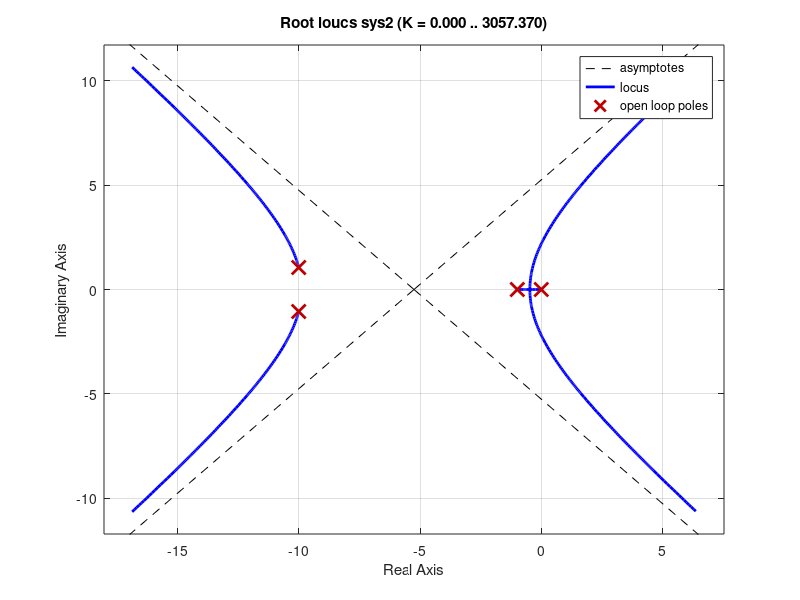
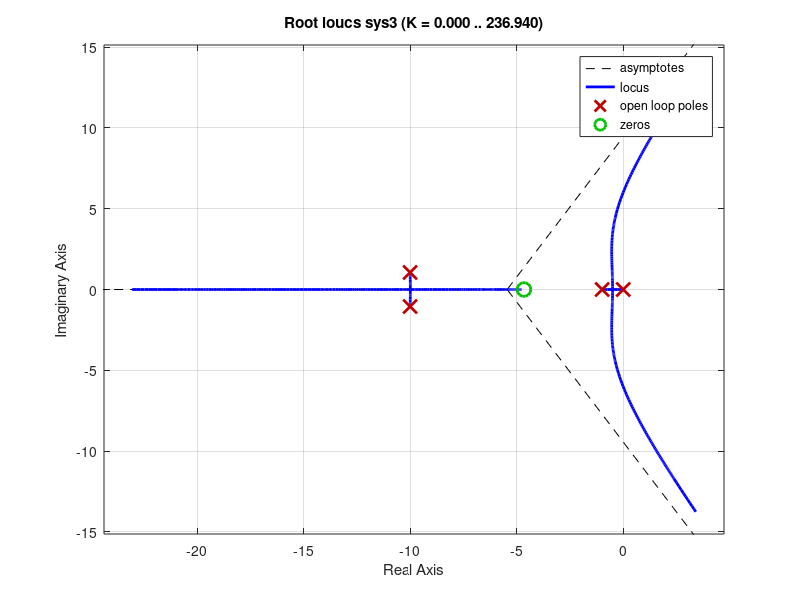

Source code (MATLAB) for these figures, in order:
% CA 6
%Uncompensated design
%Step 1
ognum = [0.4, 8, 40];
ogden = [1, 21, 120, 100, 20];
CLTFOG = tf(ognum, ogden);
figure(1);
step(CLTFOG);
num2 = 20;
den2 = [1, 21, 121, 100, 0];
sys2 = tf(num2, den2);
numsse = [0.4, 8, 40];
densse = [1, 21, 120, 100, 0, 0, 40];
syssse = tf(numsse, densse);
T2 = feedback(syssse,1); 
poles2 = pole(sys2); 
Kp2 = dcgain(sys2);
ess2 = 1/(1+Kp2); 
figure(1);
rlocus(sys2);
TsUncomp = 4/0.45; %Pulled the denominator from the pole location
TpUncomp = pi/0.43; %Pulled the denominator from the pole location
Zeta = 0.723; %From root locus plot
     
%Step 2
TpComp1 = 0.75 * TpUncomp; %Desired Peak Time
Wd = 3.14159/TpComp1; %Desired imaginary pole location
Alpha = acosd(Zeta);
X = tand(Alpha);
Sigma = Wd/X; %Desired real pole location
TsComp1 = 4/Sigma;
    %Angle Contributions
Pole1 = 180 - atand((1.1494-Wd)/(10.0286 -Sigma)); %Angle contribution for complex 
Pole2 = atand(Wd/(.6324-Sigma)); %Angle contribution at s = -1
Pole3 = 180 - atand(Wd/Sigma - 0.3104);
ThetaC = Pole1 + Pole2 + Pole3 - 180;
Zc = (Wd/(tand(ThetaC))) + Sigma;

%Step 3 
num3 = [20, 93.2];
den3 = [1, 21, 121, 100, 0];
sys3 = tf(num3,den3);
figure(2);
rlocus(sys3);
Kcomp = .726; %Found on root locus plot
T3 = feedback(sys3, 1);
poles3 = pole(T3);
Kp3 = dcgain(sys3);
ess3 = 1/(1+Kp3);
TpComp2 = 3.14159/.8224;
TsComp2 = 4/.8224;

